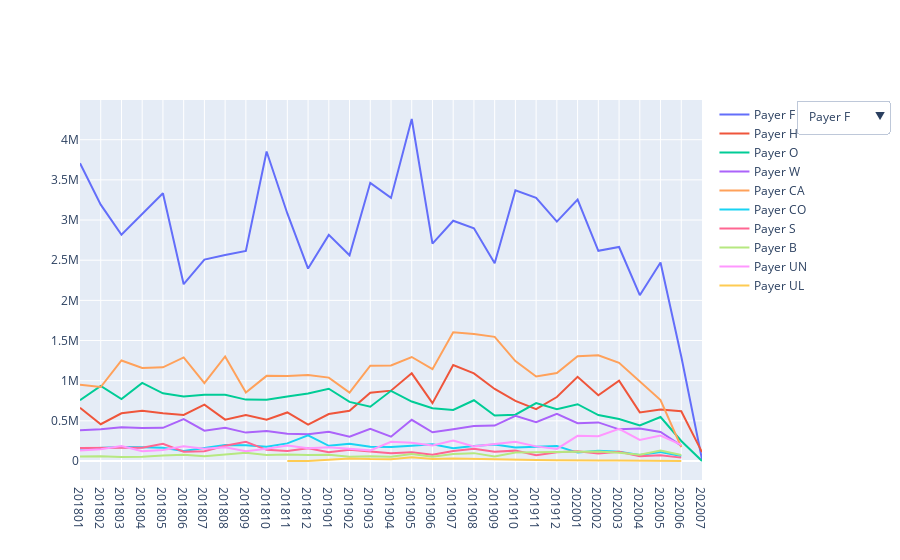

The notebook cell saved with this chart:
### Code cell
# filter the data for plotting
filtered = data_new.groupby(['MONTH', 'PAYER'])['PAID_AMOUNT'].sum()
# plot the figure
fig = go.Figure()
for payer in list(data_new['PAYER'].unique()):
    df = filtered[filtered.index.isin([payer], level=1)]
    fig.add_trace(go.Scatter(x=list(df.index.get_level_values(0)), y=list(df.values), name=payer))

fig.update_layout({
    'updatemenus':[{
    'type': "dropdown",
    'x': 1.3,
    'y': 1.0,
    'showactive': True,
    'active': 0,
    'buttons': dropdown_buttons}]
})
fig.show()

### Figure 1 — Plotly figure (JSON) as saved in the notebook; plotly's stock layout.template omitted (floating-point values rounded to 4 significant figures)
{"data": [{"name": "Payer F", "type": "scatter", "x": ["201801", "201802", "201803", "201804", "201805", "201806", "201807", "201808", "201809", "201810", "201811", "201812", "201901", "201902", "201903", "201904", "201905", "201906", "201907", "201908", "201909", "201910", "201911", "201912", "202001", "202002", "202003", "202004", "202005", "202006", "202007"], "y": [3707987, 3191517, 2817408, 3069467, 3333757, 2201010, 2508178, 2565724, 2614653, 3852651, 3081700, 2396104, 2815073, 2561046, 3463276, 3275303, 4257845, 2706040, 2991519, 2896511, 2462444, 3371244, 3275495, 2980781, 3253423, 2617408, 2664357, 2063866, 2470986, 1300736, 19899]}, {"name": "Payer H", "type": "scatter", "x": ["201801", "201802", "201803", "201804", "201805", "201806", "201807", "201808", "201809", "201810", "201811", "201812", "201901", "201902", "201903", "201904", "201905", "201906", "201907", "201908", "201909", "201910", "201911", "201912", "202001", "202002", "202003", "202004", "202005", "202006", "202007"], "y": [662034, 457856, 594198, 624561, 593914, 573987, 701179, 515295, 572410, 515040, 604298, 452714, 585021, 626396, 850802, 875935, 1091364, 719947, 1194386, 1091443, 897324, 748499, 646714, 796560, 1047471, 817987, 1000470, 605017, 641951, 619518, 110406]}, {"name": "Payer O", "type": "scatter", "x": ["201801", "201802", "201803", "201804", "201805", "201806", "201807", "201808", "201809", "201810", "201811", "201812", "201901", "201902", "201903", "201904", "201905", "201906", "201907", "201908", "201909", "201910", "201911", "201912", "202001", "202002", "202003", "202004", "202005", "202006", "202007"], "y": [756743, 934179, 771667, 973059, 842361, 802564, 824852, 824171, 764464, 761234, 803054, 840461, 899381, 736205, 675262, 873663, 739927, 657053, 635435, 756414, 565899, 576104, 720149, 644048, 706930, 572536, 522661, 442452, 547491, 248883, 105]}, {"name": "Payer W", "type": "scatter", "x": ["201801", "201802", "201803", "201804", "201805", "201806", "201807", "201808", "201809", "201810", "201811", "201812", "201901", "201902", "201903", "201904", "201905", "201906", "201907", "201908", "201909", "201910", "201911", "201912", "202001", "202002", "202003", "202004", "202005", "202006"], "y": [383872, 394231, 421535, 410150, 412909, 521256, 377933, 412832, 353608, 372087, 339701, 333461, 365137, 301693, 400301, 302408, 513407, 358138, 395432, 434817, 440997, 561403, 483545, 588554, 470836, 480472, 393920, 404007, 361449, 190863]}, {"name": "Payer CA", "type": "scatter", "x": ["201801", "201802", "201803", "201804", "201805", "201806", "201807", "201808", "201809", "201810", "201811", "201812", "201901", "201902", "201903", "201904", "201905", "201906", "201907", "201908", "201909", "201910", "201911", "201912", "202001", "202002", "202003", "202004", "202005", "202006"], "y": [948156, 920544, 1251597, 1159421, 1166791, 1290040, 968397, 1302049, 852517, 1059931, 1057995, 1071574, 1038267, 851490, 1186613, 1190396, 1294915, 1143382, 1601890, 1581761, 1545879, 1244519, 1051340, 1095188, 1303441, 1315443, 1222653, 987597, 758482, 173175]}, {"name": "Payer CO", "type": "scatter", "x": ["201801", "201802", "201803", "201804", "201805", "201806", "201807", "201808", "201809", "201810", "201811", "201812", "201901", "201902", "201903", "201904", "201905", "201906", "201907", "201908", "201909", "201910", "201911", "201912", "202001", "202002", "202003", "202004", "202005", "202006"], "y": [151578, 168205, 175645, 169775, 165777, 123390, 160199, 200600, 197625, 177561, 219373, 320283, 189056, 215445, 178224, 174266, 191023, 209911, 158914, 187879, 206340, 168835, 176870, 186031, 104766, 127940, 114689, 74740, 112678, 61045]}, {"name": "Payer S", "type": "scatter", "x": ["201801", "201802", "201803", "201804", "201805", "201806", "201807", "201808", "201809", "201810", "201811", "201812", "201901", "201902", "201903", "201904", "201905", "201906", "201907", "201908", "201909", "201910", "201911", "201912", "202001", "202002", "202003", "202004", "202005", "202006"], "y": [161631, 160211, 166517, 166586, 215460, 115411, 120419, 189108, 238795, 139302, 124486, 159028, 108139, 139357, 119984, 95174, 108627, 79515, 125698, 151379, 113846, 129223, 71470, 107751, 122749, 92428, 113734, 59713, 72952, 42055]}, {"name": "Payer B", "type": "scatter", "x": ["201801", "201802", "201803", "201804", "201805", "201806", "201807", "201808", "201809", "201810", "201811", "201812", "201901", "201902", "201903", "201904", "201905", "201906", "201907", "201908", "201909", "201910", "201911", "201912", "202001", "202002", "202003", "202004", "202005", "202006"], "y": [55252, 57779, 50353, 54043, 68888, 78624, 59698, 85826, 104074, 74512, 80654, 74260, 77032, 53112, 59458, 53065, 87946, 52066, 86495, 98111, 54892, 105427, 106613, 113077, 114158, 117862, 102018, 77416, 129184, 75614]}, {"name": "Payer UN", "type": "scatter", "x": ["201801", "201802", "201803", "201804", "201805", "201806", "201807", "201808", "201809", "201810", "201811", "201812", "201901", "201902", "201903", "201904", "201905", "201906", "201907", "201908", "201909", "201910", "201911", "201912", "202001", "202002", "202003", "202004", "202005", "202006"], "y": [132192, 146355, 187247, 120975, 137475, 182565, 153868, 172435, 120564, 151502, 194418, 157488, 171880, 147746, 132549, 238409, 226226, 193195, 254138, 182275, 211453, 239784, 182248, 150304, 313762, 307601, 400915, 262821, 316016, 200029]}, {"name": "Payer UL", "type": "scatter", "x": ["201811", "201812", "201901", "201902", "201903", "201904", "201905", "201906", "201907", "201908", "201909", "201910", "201911", "201912", "202001", "202002", "202003", "202004", "202005", "202006"], "y": [104, 73, 15287, 32728, 24885, 23296, 47401, 25081, 29878, 23120, 20585, 10969, 12000, 9943, 12232, 6031, 6199, 3961, 4735, 1519]}], "layout": {"updatemenus": [{"active": 0, "buttons": [{"args": [{"visible": [true, false, false, false, false, false, false, false, false, false]}, {"title": "Payer F", "xaxis": {"title": "MONTH"}, "yaxis": {"title": "Paid Amount"}}], "label": "Payer F", "method": "update"}, {"args": [{"visible": [false, true, false, false, false, false, false, false, false, false]}, {"title": "Payer H", "xaxis": {"title": "MONTH"}, "yaxis": {"title": "Paid Amount"}}], "label": "Payer H", "method": "update"}, {"args": [{"visible": [false, false, true, false, false, false, false, false, false, false]}, {"title": "Payer O", "xaxis": {"title": "MONTH"}, "yaxis": {"title": "Paid Amount"}}], "label": "Payer O", "method": "update"}, {"args": [{"visible": [false, false, false, true, false, false, false, false, false, false]}, {"title": "Payer W", "xaxis": {"title": "MONTH"}, "yaxis": {"title": "Paid Amount"}}], "label": "Payer W", "method": "update"}, {"args": [{"visible": [false, false, false, false, true, false, false, false, false, false]}, {"title": "Payer CA", "xaxis": {"title": "MONTH"}, "yaxis": {"title": "Paid Amount"}}], "label": "Payer CA", "method": "update"}, {"args": [{"visible": [false, false, false, false, false, true, false, false, false, false]}, {"title": "Payer CO", "xaxis": {"title": "MONTH"}, "yaxis": {"title": "Paid Amount"}}], "label": "Payer CO", "method": "update"}, {"args": [{"visible": [false, false, false, false, false, false, true, false, false, false]}, {"title": "Payer S", "xaxis": {"title": "MONTH"}, "yaxis": {"title": "Paid Amount"}}], "label": "Payer S", "method": "update"}, {"args": [{"visible": [false, false, false, false, false, false, false, true, false, false]}, {"title": "Payer B", "xaxis": {"title": "MONTH"}, "yaxis": {"title": "Paid Amount"}}], "label": "Payer B", "method": "update"}, {"args": [{"visible": [false, false, false, false, false, false, false, false, true, false]}, {"title": "Payer UN", "xaxis": {"title": "MONTH"}, "yaxis": {"title": "Paid Amount"}}], "label": "Payer UN", "method": "update"}, {"args": [{"visible": [false, false, false, false, false, false, false, false, false, true]}, {"title": "Payer UL", "xaxis": {"title": "MONTH"}, "yaxis": {"title": "Paid Amount"}}], "label": "Payer UL", "method": "update"}], "showactive": true, "type": "dropdown", "x": 1.3, "y": 1}]}}
